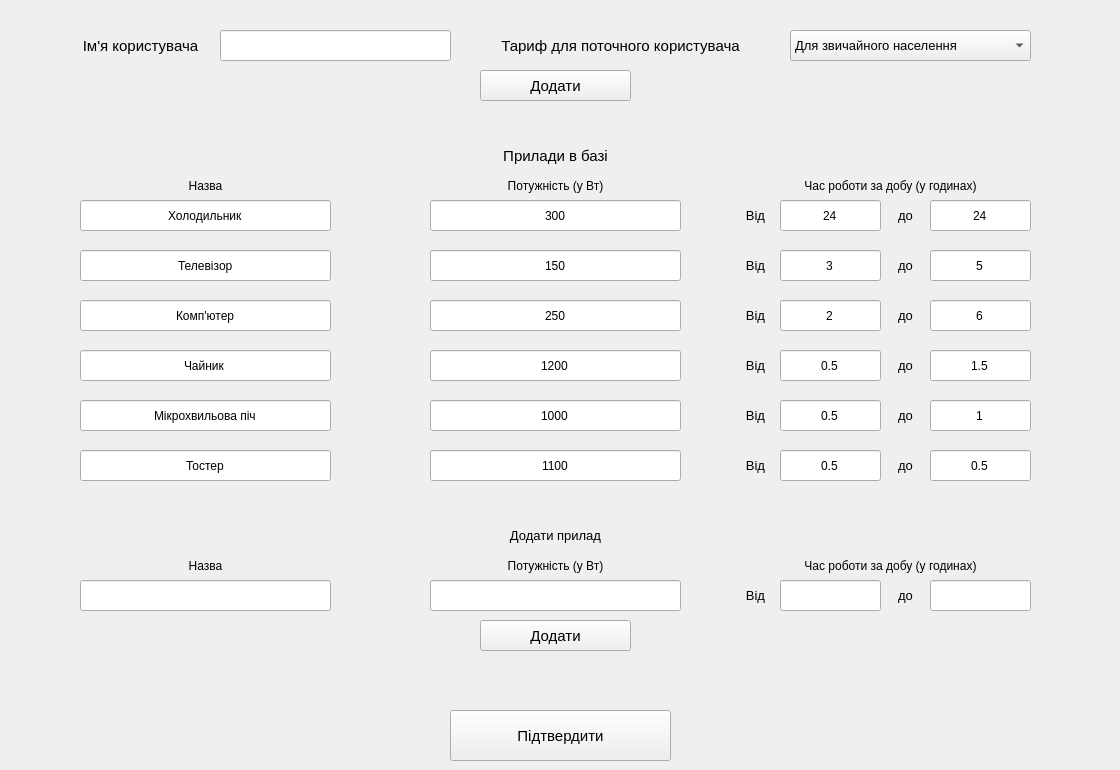
      <widget class="QWidget" name="tab_7">
       <attribute name="title">
        <string>Ввід даних</string>
       </attribute>
       <widget class="QLabel" name="label_27">
        <property name="geometry">
         <rect>
          <x>0</x>
          <y>20</y>
          <width>281</width>
          <height>51</height>
         </rect>
        </property>
        <property name="font">
         <font>
          <family>MS Shell Dlg 2</family>
          <pointsize>11</pointsize>
         </font>
        </property>
        <property name="text">
         <string>Ім'я користувача</string>
        </property>
        <property name="alignment">
         <set>Qt::AlignCenter</set>
        </property>
        <property name="wordWrap">
         <bool>false</bool>
        </property>
       </widget>
       <widget class="QLineEdit" name="Input_username">
        <property name="geometry">
         <rect>
          <x>220</x>
          <y>30</y>
          <width>231</width>
          <height>31</height>
         </rect>
        </property>
        <property name="text">
         <string/>
        </property>
        <property name="alignment">
         <set>Qt::AlignCenter</set>
        </property>
       </widget>
       <widget class="QLabel" name="label_28">
        <property name="geometry">
         <rect>
          <x>470</x>
          <y>20</y>
          <width>301</width>
          <height>51</height>
         </rect>
        </property>
        <property name="font">
         <font>
          <family>MS Shell Dlg 2</family>
          <pointsize>11</pointsize>
         </font>
        </property>
        <property name="text">
         <string>Тариф для поточного користувача</string>
        </property>
        <property name="alignment">
         <set>Qt::AlignCenter</set>
        </property>
        <property name="wordWrap">
         <bool>false</bool>
        </property>
       </widget>
       <widget class="QComboBox" name="comboBox_tarif">
        <property name="geometry">
         <rect>
          <x>790</x>
          <y>30</y>
          <width>241</width>
          <height>31</height>
         </rect>
        </property>
        <property name="font">
         <font>
          <family>MS Shell Dlg 2</family>
          <pointsize>10</pointsize>
         </font>
        </property>
        <property name="locale">
         <locale language="Ukrainian" country="Ukraine"/>
        </property>
        <property name="editable">
         <bool>false</bool>
        </property>
        <item>
         <property name="text">
          <string>Для звичайного населення</string>
         </property>
        </item>
        <item>
         <property name="text">
          <string>Для ЖЕО</string>
         </property>
        </item>
        <item>
         <property name="text">
          <string>Для гуртожитків</string>
         </property>
        </item>
        <item>
         <property name="text">
          <string>Для багатодітної сім'ї</string>
         </property>
        </item>
       </widget>
       <widget class="QLabel" name="label_29">
        <property name="geometry">
         <rect>
          <x>0</x>
          <y>130</y>
          <width>1111</width>
          <height>51</height>
         </rect>
        </property>
        <property name="font">
         <font>
          <family>MS Shell Dlg 2</family>
          <pointsize>11</pointsize>
         </font>
        </property>
        <property name="text">
         <string>Прилади в базі</string>
        </property>
        <property name="alignment">
         <set>Qt::AlignCenter</set>
        </property>
        <property name="wordWrap">
         <bool>false</bool>
        </property>
       </widget>
       <widget class="QLabel" name="label_30">
        <property name="geometry">
         <rect>
          <x>0</x>
          <y>510</y>
          <width>1111</width>
          <height>51</height>
         </rect>
        </property>
        <property name="font">
         <font>
          <family>MS Shell Dlg 2</family>
          <pointsize>10</pointsize>
         </font>
        </property>
        <property name="text">
         <string>Додати прилад</string>
        </property>
        <property name="alignment">
         <set>Qt::AlignCenter</set>
        </property>
        <property name="wordWrap">
         <bool>false</bool>
        </property>
       </widget>
       <widget class="QPushButton" name="pushButtonConfirm_3">
        <property name="geometry">
         <rect>
          <x>450</x>
          <y>710</y>
          <width>221</width>
          <height>51</height>
         </rect>
        </property>
        <property name="font">
         <font>
          <family>MS Shell Dlg 2</family>
          <pointsize>11</pointsize>
         </font>
        </property>
        <property name="text">
         <string>Підтвердити</string>
        </property>
       </widget>
       <widget class="QPushButton" name="pushButtonAddDevice">
        <property name="geometry">
         <rect>
          <x>480</x>
          <y>620</y>
          <width>151</width>
          <height>31</height>
         </rect>
        </property>
        <property name="font">
         <font>
          <family>MS Shell Dlg 2</family>
          <pointsize>11</pointsize>
         </font>
        </property>
        <property name="text">
         <string>Додати</string>
        </property>
       </widget>
       <widget class="QLineEdit" name="Input_name1">
        <property name="geometry">
         <rect>
          <x>80</x>
          <y>200</y>
          <width>251</width>
          <height>31</height>
         </rect>
        </property>
        <property name="text">
         <string>Холодильник</string>
        </property>
        <property name="alignment">
         <set>Qt::AlignCenter</set>
        </property>
       </widget>
       <widget class="QLineEdit" name="Input_name2">
        <property name="geometry">
         <rect>
          <x>80</x>
          <y>250</y>
          <width>251</width>
          <height>31</height>
         </rect>
        </property>
        <property name="text">
         <string>Телевізор</string>
        </property>
        <property name="alignment">
         <set>Qt::AlignCenter</set>
        </property>
       </widget>
       <widget class="QLineEdit" name="Input_name3">
        <property name="geometry">
         <rect>
          <x>80</x>
          <y>300</y>
          <width>251</width>
          <height>31</height>
         </rect>
        </property>
        <property name="text">
         <string>Комп'ютер</string>
        </property>
        <property name="alignment">
         <set>Qt::AlignCenter</set>
        </property>
       </widget>
       <widget class="QLineEdit" name="Input_name4">
        <property name="geometry">
         <rect>
          <x>80</x>
          <y>350</y>
          <width>251</width>
          <height>31</height>
         </rect>
        </property>
        <property name="text">
         <string>Чайник</string>
        </property>
        <property name="alignment">
         <set>Qt::AlignCenter</set>
        </property>
       </widget>
       <widget class="QLineEdit" name="Input_name5">
        <property name="geometry">
         <rect>
          <x>80</x>
          <y>400</y>
          <width>251</width>
          <height>31</height>
         </rect>
        </property>
        <property name="text">
         <string>Мікрохвильова піч</string>
        </property>
        <property name="alignment">
         <set>Qt::AlignCenter</set>
        </property>
       </widget>
       <widget class="QLineEdit" name="Input_name6">
        <property name="geometry">
         <rect>
          <x>80</x>
          <y>450</y>
          <width>251</width>
          <height>31</height>
         </rect>
        </property>
        <property name="text">
         <string>Тостер</string>
        </property>
        <property name="alignment">
         <set>Qt::AlignCenter</set>
        </property>
       </widget>
       <widget class="QLineEdit" name="Input_force1">
        <property name="geometry">
         <rect>
          <x>430</x>
          <y>200</y>
          <width>251</width>
          <height>31</height>
         </rect>
        </property>
        <property name="text">
         <string>300</string>
        </property>
        <property name="alignment">
         <set>Qt::AlignCenter</set>
        </property>
       </widget>
       <widget class="QLineEdit" name="Input_force2">
        <property name="geometry">
         <rect>
          <x>430</x>
          <y>250</y>
          <width>251</width>
          <height>31</height>
         </rect>
        </property>
        <property name="text">
         <string>150</string>
        </property>
        <property name="alignment">
         <set>Qt::AlignCenter</set>
        </property>
       </widget>
       <widget class="QLineEdit" name="Input_force3">
        <property name="geometry">
         <rect>
          <x>430</x>
          <y>300</y>
          <width>251</width>
          <height>31</height>
         </rect>
        </property>
        <property name="text">
         <string>250</string>
        </property>
        <property name="alignment">
         <set>Qt::AlignCenter</set>
        </property>
       </widget>
       <widget class="QLineEdit" name="Input_force4">
        <property name="geometry">
         <rect>
          <x>430</x>
          <y>350</y>
          <width>251</width>
          <height>31</height>
         </rect>
        </property>
        <property name="text">
         <string>1200</string>
        </property>
        <property name="alignment">
         <set>Qt::AlignCenter</set>
        </property>
       </widget>
       <widget class="QLineEdit" name="Input_force5">
        <property name="geometry">
         <rect>
          <x>430</x>
          <y>400</y>
          <width>251</width>
          <height>31</height>
         </rect>
        </property>
        <property name="text">
         <string>1000</string>
        </property>
        <property name="alignment">
         <set>Qt::AlignCenter</set>
        </property>
       </widget>
       <widget class="QLineEdit" name="Input_force6">
        <property name="geometry">
         <rect>
          <x>430</x>
          <y>450</y>
          <width>251</width>
          <height>31</height>
         </rect>
        </property>
        <property name="text">
         <string>1100</string>
        </property>
        <property name="alignment">
         <set>Qt::AlignCenter</set>
        </property>
       </widget>
       <widget class="QLineEdit" name="Input_time_vid5">
        <property name="geometry">
         <rect>
          <x>780</x>
          <y>400</y>
          <width>101</width>
          <height>31</height>
         </rect>
        </property>
        <property name="text">
         <string>0.5</string>
        </property>
        <property name="alignment">
         <set>Qt::AlignCenter</set>
        </property>
       </widget>
       <widget class="QLineEdit" name="Input_time_vid1">
        <property name="geometry">
         <rect>
          <x>780</x>
          <y>200</y>
          <width>101</width>
          <height>31</height>
         </rect>
        </property>
        <property name="text">
         <string>24</string>
        </property>
        <property name="alignment">
         <set>Qt::AlignCenter</set>
        </property>
       </widget>
       <widget class="QLineEdit" name="Input_time_vid2">
        <property name="geometry">
         <rect>
          <x>780</x>
          <y>250</y>
          <width>101</width>
          <height>31</height>
         </rect>
        </property>
        <property name="text">
         <string>3</string>
        </property>
        <property name="alignment">
         <set>Qt::AlignCenter</set>
        </property>
       </widget>
       <widget class="QLineEdit" name="Input_time_vid4">
        <property name="geometry">
         <rect>
          <x>780</x>
          <y>350</y>
          <width>101</width>
          <height>31</height>
         </rect>
        </property>
        <property name="text">
         <string>0.5</string>
        </property>
        <property name="alignment">
         <set>Qt::AlignCenter</set>
        </property>
       </widget>
       <widget class="QLineEdit" name="Input_time_vid3">
        <property name="geometry">
         <rect>
          <x>780</x>
          <y>300</y>
          <width>101</width>
          <height>31</height>
         </rect>
        </property>
        <property name="text">
         <string>2</string>
        </property>
        <property name="alignment">
         <set>Qt::AlignCenter</set>
        </property>
       </widget>
       <widget class="QLineEdit" name="Input_time_vid6">
        <property name="geometry">
         <rect>
          <x>780</x>
          <y>450</y>
          <width>101</width>
          <height>31</height>
         </rect>
        </property>
        <property name="text">
         <string>0.5</string>
        </property>
        <property name="alignment">
         <set>Qt::AlignCenter</set>
        </property>
       </widget>
       <widget class="QLabel" name="label_35">
        <property name="geometry">
         <rect>
          <x>80</x>
          <y>160</y>
          <width>251</width>
          <height>51</height>
         </rect>
        </property>
        <property name="font">
         <font>
          <family>MS Shell Dlg 2</family>
          <pointsize>9</pointsize>
         </font>
        </property>
        <property name="text">
         <string>Назва</string>
        </property>
        <property name="alignment">
         <set>Qt::AlignCenter</set>
        </property>
        <property name="wordWrap">
         <bool>false</bool>
        </property>
       </widget>
       <widget class="QLabel" name="label_36">
        <property name="geometry">
         <rect>
          <x>430</x>
          <y>160</y>
          <width>251</width>
          <height>51</height>
         </rect>
        </property>
        <property name="font">
         <font>
          <family>MS Shell Dlg 2</family>
          <pointsize>9</pointsize>
         </font>
        </property>
        <property name="text">
         <string>Потужність (у Вт)</string>
        </property>
        <property name="alignment">
         <set>Qt::AlignCenter</set>
        </property>
        <property name="wordWrap">
         <bool>false</bool>
        </property>
       </widget>
       <widget class="QLabel" name="label_37">
        <property name="geometry">
         <rect>
          <x>750</x>
          <y>160</y>
          <width>281</width>
          <height>51</height>
         </rect>
        </property>
        <property name="font">
         <font>
          <family>MS Shell Dlg 2</family>
          <pointsize>9</pointsize>
         </font>
        </property>
        <property name="text">
         <string>Час роботи за добу (у годинах)</string>
        </property>
        <property name="alignment">
         <set>Qt::AlignCenter</set>
        </property>
        <property name="wordWrap">
         <bool>false</bool>
        </property>
       </widget>
       <widget class="QLineEdit" name="Input_time_do2">
        <property name="geometry">
         <rect>
          <x>930</x>
          <y>250</y>
          <width>101</width>
          <height>31</height>
         </rect>
        </property>
        <property name="text">
         <string>5</string>
        </property>
        <property name="alignment">
         <set>Qt::AlignCenter</set>
        </property>
       </widget>
       <widget class="QLineEdit" name="Input_time_do5">
        <property name="geometry">
         <rect>
          <x>930</x>
          <y>400</y>
          <width>101</width>
          <height>31</height>
         </rect>
        </property>
        <property name="text">
         <string>1</string>
        </property>
        <property name="alignment">
         <set>Qt::AlignCenter</set>
        </property>
       </widget>
       <widget class="QLineEdit" name="Input_time_do6">
        <property name="geometry">
         <rect>
          <x>930</x>
          <y>450</y>
          <width>101</width>
          <height>31</height>
         </rect>
        </property>
        <property name="text">
         <string>0.5</string>
        </property>
        <property name="alignment">
         <set>Qt::AlignCenter</set>
        </property>
       </widget>
       <widget class="QLineEdit" name="Input_time_do3">
        <property name="geometry">
         <rect>
          <x>930</x>
          <y>300</y>
          <width>101</width>
          <height>31</height>
         </rect>
        </property>
        <property name="text">
         <string>6</string>
        </property>
        <property name="alignment">
         <set>Qt::AlignCenter</set>
        </property>
       </widget>
       <widget class="QLineEdit" name="Input_time_do4">
        <property name="geometry">
         <rect>
          <x>930</x>
          <y>350</y>
          <width>101</width>
          <height>31</height>
         </rect>
        </property>
        <property name="text">
         <string>1.5</string>
        </property>
        <property name="alignment">
         <set>Qt::AlignCenter</set>
        </property>
       </widget>
       <widget class="QLineEdit" name="Input_time_do1">
        <property name="geometry">
         <rect>
          <x>930</x>
          <y>200</y>
          <width>101</width>
          <height>31</height>
         </rect>
        </property>
        <property name="text">
         <string>24</string>
        </property>
        <property name="alignment">
         <set>Qt::AlignCenter</set>
        </property>
       </widget>
       <widget class="QLabel" name="label_38">
        <property name="geometry">
         <rect>
          <x>730</x>
          <y>190</y>
          <width>51</width>
          <height>51</height>
         </rect>
        </property>
        <property name="font">
         <font>
          <family>MS Shell Dlg 2</family>
          <pointsize>10</pointsize>
         </font>
        </property>
        <property name="text">
         <string>Від</string>
        </property>
        <property name="alignment">
         <set>Qt::AlignCenter</set>
        </property>
        <property name="wordWrap">
         <bool>false</bool>
        </property>
       </widget>
       <widget class="QLabel" name="label_39">
        <property name="geometry">
         <rect>
          <x>730</x>
          <y>240</y>
          <width>51</width>
          <height>51</height>
         </rect>
        </property>
        <property name="font">
         <font>
          <family>MS Shell Dlg 2</family>
          <pointsize>10</pointsize>
         </font>
        </property>
        <property name="text">
         <string>Від</string>
        </property>
        <property name="alignment">
         <set>Qt::AlignCenter</set>
        </property>
        <property name="wordWrap">
         <bool>false</bool>
        </property>
       </widget>
       <widget class="QLabel" name="label_40">
        <property name="geometry">
         <rect>
          <x>730</x>
          <y>290</y>
          <width>51</width>
          <height>51</height>
         </rect>
        </property>
        <property name="font">
         <font>
          <family>MS Shell Dlg 2</family>
          <pointsize>10</pointsize>
         </font>
        </property>
        <property name="text">
         <string>Від</string>
        </property>
        <property name="alignment">
         <set>Qt::AlignCenter</set>
        </property>
        <property name="wordWrap">
         <bool>false</bool>
        </property>
       </widget>
       <widget class="QLabel" name="label_41">
        <property name="geometry">
         <rect>
          <x>730</x>
          <y>340</y>
          <width>51</width>
          <height>51</height>
         </rect>
        </property>
        <property name="font">
         <font>
          <family>MS Shell Dlg 2</family>
          <pointsize>10</pointsize>
         </font>
        </property>
        <property name="text">
         <string>Від</string>
        </property>
        <property name="alignment">
         <set>Qt::AlignCenter</set>
        </property>
        <property name="wordWrap">
         <bool>false</bool>
        </property>
       </widget>
       <widget class="QLabel" name="label_42">
        <property name="geometry">
         <rect>
          <x>730</x>
          <y>390</y>
          <width>51</width>
          <height>51</height>
         </rect>
        </property>
        <property name="font">
         <font>
          <family>MS Shell Dlg 2</family>
          <pointsize>10</pointsize>
         </font>
        </property>
        <property name="text">
         <string>Від</string>
        </property>
        <property name="alignment">
         <set>Qt::AlignCenter</set>
        </property>
        <property name="wordWrap">
         <bool>false</bool>
        </property>
       </widget>
       <widget class="QLabel" name="label_43">
        <property name="geometry">
         <rect>
          <x>730</x>
          <y>440</y>
          <width>51</width>
          <height>51</height>
         </rect>
        </property>
        <property name="font">
         <font>
          <family>MS Shell Dlg 2</family>
          <pointsize>10</pointsize>
         </font>
        </property>
        <property name="text">
         <string>Від</string>
        </property>
        <property name="alignment">
         <set>Qt::AlignCenter</set>
        </property>
        <property name="wordWrap">
         <bool>false</bool>
        </property>
       </widget>
       <widget class="QLabel" name="label_44">
        <property name="geometry">
         <rect>
          <x>880</x>
          <y>240</y>
          <width>51</width>
          <height>51</height>
         </rect>
        </property>
        <property name="font">
         <font>
          <family>MS Shell Dlg 2</family>
          <pointsize>10</pointsize>
         </font>
        </property>
        <property name="text">
         <string>до</string>
        </property>
        <property name="alignment">
         <set>Qt::AlignCenter</set>
        </property>
        <property name="wordWrap">
         <bool>false</bool>
        </property>
       </widget>
       <widget class="QLabel" name="label_45">
        <property name="geometry">
         <rect>
          <x>880</x>
          <y>340</y>
          <width>51</width>
          <height>51</height>
         </rect>
        </property>
        <property name="font">
         <font>
          <family>MS Shell Dlg 2</family>
          <pointsize>10</pointsize>
         </font>
        </property>
        <property name="text">
         <string>до</string>
        </property>
        <property name="alignment">
         <set>Qt::AlignCenter</set>
        </property>
        <property name="wordWrap">
         <bool>false</bool>
        </property>
       </widget>
       <widget class="QLabel" name="label_46">
        <property name="geometry">
         <rect>
          <x>880</x>
          <y>390</y>
          <width>51</width>
          <height>51</height>
         </rect>
        </property>
        <property name="font">
         <font>
          <family>MS Shell Dlg 2</family>
          <pointsize>10</pointsize>
         </font>
        </property>
        <property name="text">
         <string>до</string>
        </property>
        <property name="alignment">
         <set>Qt::AlignCenter</set>
        </property>
        <property name="wordWrap">
         <bool>false</bool>
        </property>
       </widget>
       <widget class="QLabel" name="label_47">
        <property name="geometry">
         <rect>
          <x>880</x>
          <y>190</y>
          <width>51</width>
          <height>51</height>
         </rect>
        </property>
        <property name="font">
         <font>
          <family>MS Shell Dlg 2</family>
          <pointsize>10</pointsize>
         </font>
        </property>
        <property name="text">
         <string>до</string>
        </property>
        <property name="alignment">
         <set>Qt::AlignCenter</set>
        </property>
        <property name="wordWrap">
         <bool>false</bool>
        </property>
       </widget>
       <widget class="QLabel" name="label_48">
        <property name="geometry">
         <rect>
          <x>880</x>
          <y>440</y>
          <width>51</width>
          <height>51</height>
         </rect>
        </property>
        <property name="font">
         <font>
          <family>MS Shell Dlg 2</family>
          <pointsize>10</pointsize>
         </font>
        </property>
        <property name="text">
         <string>до</string>
        </property>
        <property name="alignment">
         <set>Qt::AlignCenter</set>
        </property>
        <property name="wordWrap">
         <bool>false</bool>
        </property>
       </widget>
       <widget class="QLabel" name="label_49">
        <property name="geometry">
         <rect>
          <x>880</x>
          <y>290</y>
          <width>51</width>
          <height>51</height>
         </rect>
        </property>
        <property name="font">
         <font>
          <family>MS Shell Dlg 2</family>
          <pointsize>10</pointsize>
         </font>
        </property>
        <property name="text">
         <string>до</string>
        </property>
        <property name="alignment">
         <set>Qt::AlignCenter</set>
        </property>
        <property name="wordWrap">
         <bool>false</bool>
        </property>
       </widget>
       <widget class="QLabel" name="label_50">
        <property name="geometry">
         <rect>
          <x>880</x>
          <y>570</y>
          <width>51</width>
          <height>51</height>
         </rect>
        </property>
        <property name="font">
         <font>
          <family>MS Shell Dlg 2</family>
          <pointsize>10</pointsize>
         </font>
        </property>
        <property name="text">
         <string>до</string>
        </property>
        <property name="alignment">
         <set>Qt::AlignCenter</set>
        </property>
        <property name="wordWrap">
         <bool>false</bool>
        </property>
       </widget>
       <widget class="QLabel" name="label_51">
        <property name="geometry">
         <rect>
          <x>80</x>
          <y>540</y>
          <width>251</width>
          <height>51</height>
         </rect>
        </property>
        <property name="font">
         <font>
          <family>MS Shell Dlg 2</family>
          <pointsize>9</pointsize>
         </font>
        </property>
        <property name="text">
         <string>Назва</string>
        </property>
        <property name="alignment">
         <set>Qt::AlignCenter</set>
        </property>
        <property name="wordWrap">
         <bool>false</bool>
        </property>
       </widget>
       <widget class="QLineEdit" name="Input_force_new">
        <property name="geometry">
         <rect>
          <x>430</x>
          <y>580</y>
          <width>251</width>
          <height>31</height>
         </rect>
        </property>
        <property name="text">
         <string/>
        </property>
        <property name="alignment">
         <set>Qt::AlignCenter</set>
        </property>
       </widget>
       <widget class="QLabel" name="label_52">
        <property name="geometry">
         <rect>
          <x>730</x>
          <y>570</y>
          <width>51</width>
          <height>51</height>
         </rect>
        </property>
        <property name="font">
         <font>
          <family>MS Shell Dlg 2</family>
          <pointsize>10</pointsize>
         </font>
        </property>
        <property name="text">
         <string>Від</string>
        </property>
        <property name="alignment">
         <set>Qt::AlignCenter</set>
        </property>
        <property name="wordWrap">
         <bool>false</bool>
        </property>
       </widget>
       <widget class="QLineEdit" name="Input_name_new">
        <property name="geometry">
         <rect>
          <x>80</x>
          <y>580</y>
          <width>251</width>
          <height>31</height>
         </rect>
        </property>
        <property name="text">
         <string/>
        </property>
        <property name="alignment">
         <set>Qt::AlignCenter</set>
        </property>
       </widget>
       <widget class="QLabel" name="label_53">
        <property name="geometry">
         <rect>
          <x>430</x>
          <y>540</y>
          <width>251</width>
          <height>51</height>
         </rect>
        </property>
        <property name="font">
         <font>
          <family>MS Shell Dlg 2</family>
          <pointsize>9</pointsize>
         </font>
        </property>
        <property name="text">
         <string>Потужність (у Вт)</string>
        </property>
        <property name="alignment">
         <set>Qt::AlignCenter</set>
        </property>
        <property name="wordWrap">
         <bool>false</bool>
        </property>
       </widget>
       <widget class="QLabel" name="label_54">
        <property name="geometry">
         <rect>
          <x>750</x>
          <y>540</y>
          <width>281</width>
          <height>51</height>
         </rect>
        </property>
        <property name="font">
         <font>
          <family>MS Shell Dlg 2</family>
          <pointsize>9</pointsize>
         </font>
        </property>
        <property name="text">
         <string>Час роботи за добу (у годинах)</string>
        </property>
        <property name="alignment">
         <set>Qt::AlignCenter</set>
        </property>
        <property name="wordWrap">
         <bool>false</bool>
        </property>
       </widget>
       <widget class="QLineEdit" name="Input_time_vid_new">
        <property name="geometry">
         <rect>
          <x>780</x>
          <y>580</y>
          <width>101</width>
          <height>31</height>
         </rect>
        </property>
        <property name="text">
         <string/>
        </property>
        <property name="alignment">
         <set>Qt::AlignCenter</set>
        </property>
       </widget>
       <widget class="QLineEdit" name="Input_time_do_new">
        <property name="geometry">
         <rect>
          <x>930</x>
          <y>580</y>
          <width>101</width>
          <height>31</height>
         </rect>
        </property>
        <property name="text">
         <string/>
        </property>
        <property name="alignment">
         <set>Qt::AlignCenter</set>
        </property>
       </widget>
       <widget class="QPushButton" name="pushButtonAddUser">
        <property name="geometry">
         <rect>
          <x>480</x>
          <y>70</y>
          <width>151</width>
          <height>31</height>
         </rect>
        </property>
        <property name="font">
         <font>
          <family>MS Shell Dlg 2</family>
          <pointsize>11</pointsize>
         </font>
        </property>
        <property name="text">
         <string>Додати</string>
        </property>
       </widget>
      </widget>
